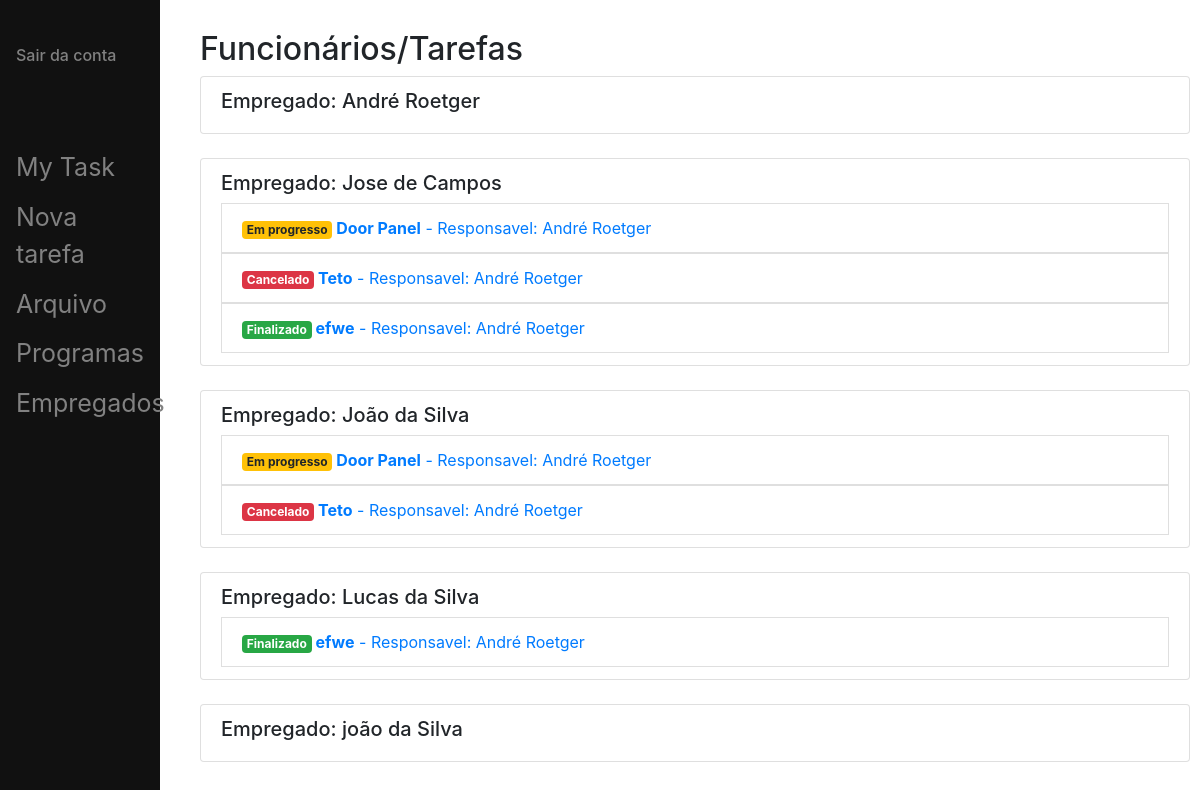
Page /employees/ (signed in) on the committed database.
### concept/models.py (models this page shows, shortened)
class Employees(models.Model):
	HIERARCHY_CHOICE = (
		('cl','Concept_Leader'),
		('pl','Program_leader'),
		('fl','FB_leader'),
		('dl','Direct_leader'),
		('ds','Desingner'),
		)
	name = models.CharField(max_length=40)
	hierarchy = models.CharField(max_length=2, choices=HIERARCHY_CHOICE)
	code_number = models.CharField(max_length=10)
	user_web = models.ForeignKey(User, null=True, on_delete=models.CASCADE)
	def __str__(self):
		return self.name

class DestinationTask(models.Model):
	task_id = models.ForeignKey(Task, on_delete=models.CASCADE)
	destination_employ_id = models.ForeignKey(Employees,related_name='destination_employ_id', null=True , on_delete=models.CASCADE)

class Task(models.Model):
	SITUATION_CHOICE = (
	('pg','Em progresso'),
	('fl','Finalizado'),
	('al','Em análise'),
	('cl','Cancelado'),
	)
	name = models.CharField(max_length=100)
	program = models.ForeignKey(Programs, on_delete=models.CASCADE)
	requested_employ_id = models.ForeignKey(Employees,related_name='requested_employ_id',null=True , on_delete=models.CASCADE)
	info = models.TextField(max_length=1000)
	is_filed = models.BooleanField(null=True)
	situation = models.CharField(max_length=2, choices = SITUATION_CHOICE,null=True)
	def __str__(self):
		return self.name

### concept/views.py (the view)
# urls.py: path('employees/',views.employees, name='employees'),
def employees(request):
	if request.user.is_anonymous :
		return redirect('/login/')
	else:
		task = Task.objects.all()
		employ_all = Employees.objects.all()
		dest = DestinationTask.objects.all()
		return render(request,'concept/employees.html',{'employ_all':employ_all,'dest':dest,})

### concept/templates/concept/employees.html (shortened to what this page needs)
{% extends "concept/base.html" %}
{% block content %}
<div class='main'>
	<h2>Funcionários/Tarefas</h2>
	{% for item_employ in employ_all %}
	<ul class='list-group'>
		<li class='list-group-item'><h5>Empregado: {{item_employ}}</h5>
			{% for item_dest in dest %}
				<ul lass='list-group'>
				{% if item_dest.destination_employ_id == item_employ %}
						<li class='list-group-item'><strong><a href="/task/{{item_employ.id}}/change">
								{% if item_dest.task_id.situation == 'pg' %}
					        	<span class="badge badge-warning">Em progresso</span>
					        	{% endif %}
					    		{% if item_dest.task_id.situation == 'cl' %}
					        	<span class="badge badge-danger">Cancelado</span>
					        	{% endif %}
					    		{% if item_dest.task_id.situation == 'fl' %}
					        	<span class="badge badge-success">Finalizado</span>
					        	{% endif %}
							{{item_dest.task_id}}</strong> - Responsavel: {{item_dest.task_id.requested_employ_id}}</a>
						</li>
				{% endif %}
				</ul>
			{% endfor %}
		</li></ul><br>
	{% endfor %}
</div>
{% endblock %}

### concept/templates/concept/base.html (style rules this page uses)
.main { margin-left:190px; padding: 30px 10px; }
ul { padding: 0; margin: 0; }
ul li { list-style: none; }

### rows in the picture
Employees: name "André Roetger"
Employees: name "Jose de Campos"
DestinationTask: shows "Em progresso", task_id "Door Panel", task_id.requested_employ_id "André Roetger"
DestinationTask: shows "Cancelado", task_id "Teto", task_id.requested_employ_id "André Roetger"
DestinationTask: shows "Finalizado", task_id "efwe", task_id.requested_employ_id "André Roetger"
Employees: name "João da Silva"
DestinationTask: shows "Em progresso", task_id "Door Panel", task_id.requested_employ_id "André Roetger"
DestinationTask: shows "Cancelado", task_id "Teto", task_id.requested_employ_id "André Roetger"
Employees: name "Lucas da Silva"
DestinationTask: shows "Finalizado", task_id "efwe", task_id.requested_employ_id "André Roetger"
Employees: name "joão da Silva"
